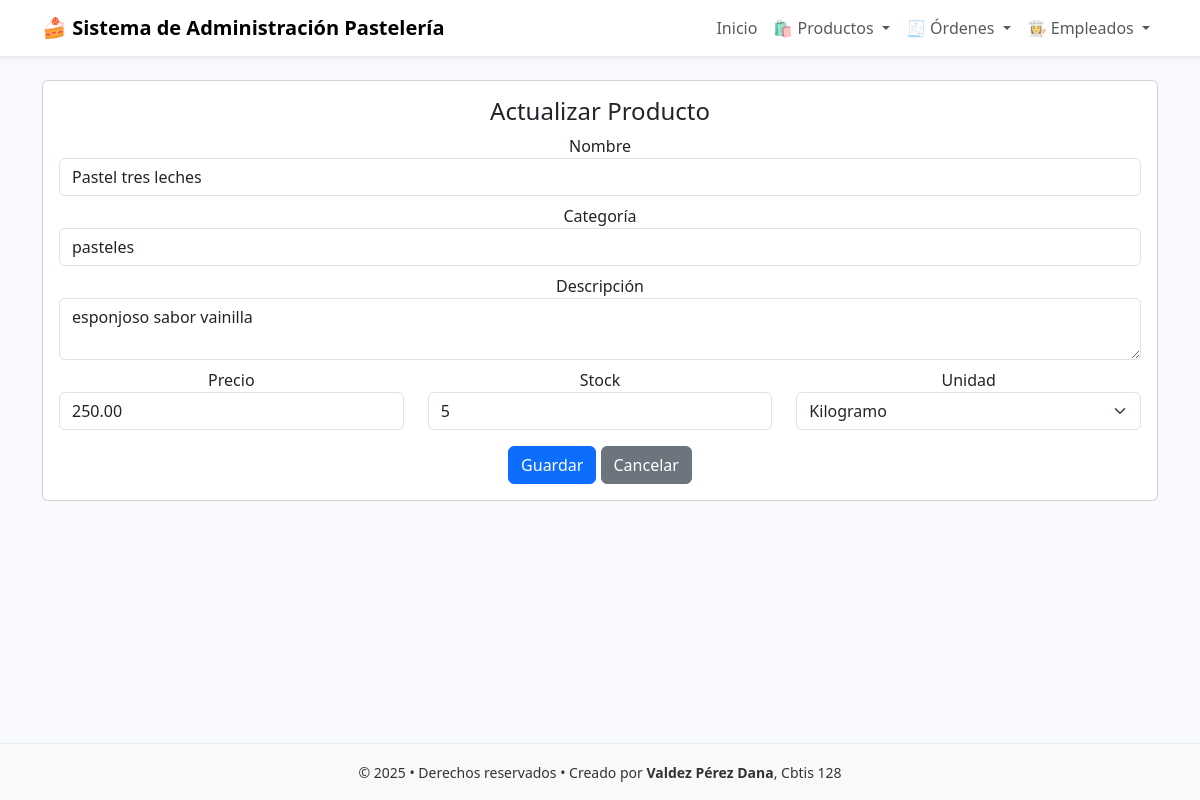
The app's page /productos/6/editar/ with its own data.
### app_pasteleria/models.py (models this page shows, shortened)
class Producto(models.Model):
    ID_producto = models.AutoField(primary_key=True)
    nombre = models.CharField(max_length=100)
    categoria = models.CharField(max_length=50)
    descripcion = models.TextField(blank=True, null=True)
    precio = models.DecimalField(max_digits=10, decimal_places=2)
    stock = models.PositiveIntegerField()
    UNIDADES = [
        ('kg', 'Kilogramo'),
        ('gr', 'Gramo'),
        ('L', 'Litro'),
        ('unidad', 'Unidad'),
    ]
    unidad_medida = models.CharField(max_length=10, choices=UNIDADES, default='unidad')

### app_pasteleria/views.py (the view)
# urls.py: path('productos/<int:pk>/editar/', views.actualizar_pasteleria, name='actualizar_pasteleria'),
def actualizar_pasteleria(request, pk):
    producto = get_object_or_404(Producto, pk=pk)
    return render(request, 'categoria/actualizar_producto.html', {'producto': producto})

### app_pasteleria/templates/categoria/actualizar_producto.html (shortened to what this page needs)
{% extends 'base.html' %}
{% block content %}
<div class="card">
  <div class="card-body">
    <h4>Actualizar Producto</h4>
    <form method="post" action="{% url 'realizar_actualizar_producto' producto.pk %}">
      <div class="mb-2"><label>Nombre</label><input class="form-control" name="nombre" value="{{ producto.nombre }}"></div>
      <div class="mb-2"><label>Categoría</label><input class="form-control" name="categoria" value="{{ producto.categoria }}"></div>
      <div class="mb-2"><label>Descripción</label><textarea class="form-control" name="descripcion">{{ producto.descripcion }}</textarea></div>
      <div class="row">
        <div class="col"><label>Precio</label><input class="form-control" name="precio" type="number" step="0.01" value="{{ producto.precio }}"></div>
        <div class="col"><label>Stock</label><input class="form-control" name="stock" type="number" value="{{ producto.stock }}"></div>
        <div class="col">
          <label>Unidad</label>
            <select class="form-select" name="unidad_medida">
              <option value="kg" {% if producto.unidad_medida == "kg" %}selected{% endif %}>Kilogramo</option>
            </select>
        </div>
      </div>
      <div class="mt-3">
        <button class="btn btn-primary">Guardar</button>
        <a class="btn btn-secondary" href="{% url 'inicio_pasteleria' %}">Cancelar</a>
      </div>
    </form>
  </div>
</div>
{% endblock %}

### app_pasteleria/templates/base.html (style rules this page uses)
:root { --bg-soft:#f7f9fc; --card:#ffffff; --accent:#f6d6e0; --muted:#6c757d; }
body { background: var(--bg-soft); color:#333; }

### records on screen
Producto: nombre "Pastel tres leches", categoria "pasteles", descripcion "esponjoso sabor vainilla", precio "250.00", stock "5", unidad_medida "Kilogramo"
